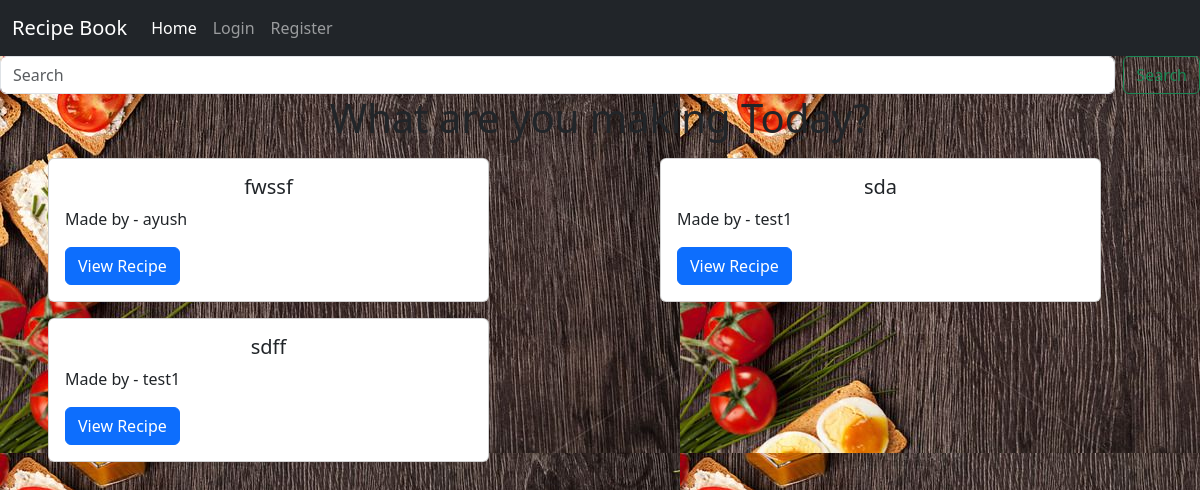
Before: / with the older database file.
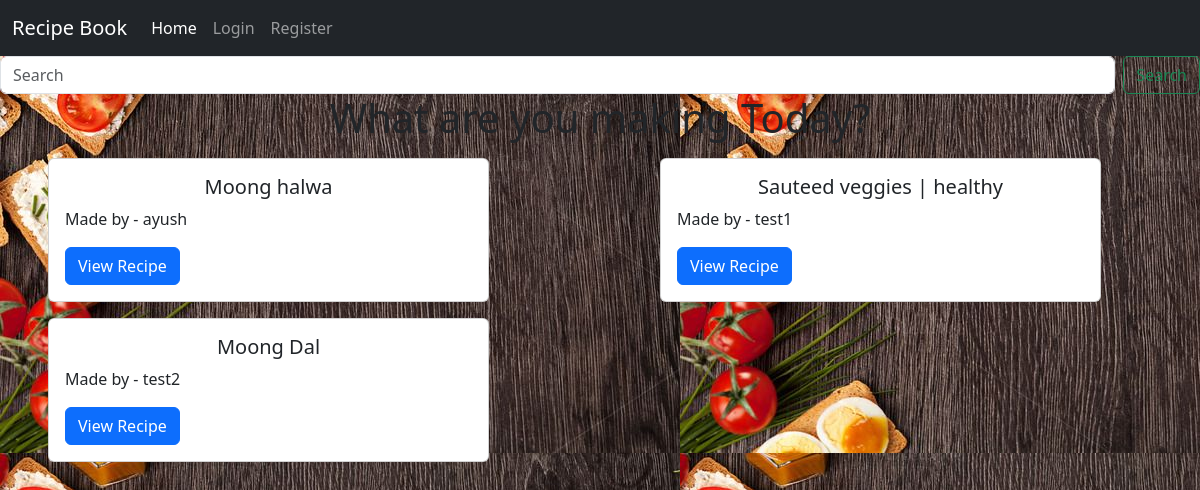
After: the same page with the newer database file.
### recipes/models.py (models this page shows)
class Recipe(models.Model):
    name = models.CharField(max_length=250)
    description = models.TextField()
    user=models.ForeignKey(User,on_delete=models.CASCADE)

### recipes/views.py (the view)
# urls.py: 2. Add a URL to urlpatterns:  path('', views.home, name='home')
def home(request):
    receipe_list=Recipe.objects.order_by("-id")
    if request.GET.get('search'):
        receipe_list=receipe_list.filter(name__icontains= request.GET.get('search'))
    context={'recipe':receipe_list}
    return render(request,'home.html',context)

### recipes/templates/home.html (shortened to what this page needs)
<!DOCTYPE html>
<html lang="en">
<head>
  <link href="https://cdn.jsdelivr.net/npm/bootstrap@5.3.2/dist/css/bootstrap.min.css" rel="stylesheet"
>
</head>
<body >
  <nav class="navbar navbar-expand-lg navbar-dark bg-dark">
    <div class="container-fluid">
      <a class="navbar-brand" href="#">Recipe Book</a>
      <div class="collapse navbar-collapse" id="navbarSupportedContent">
        <ul class="navbar-nav me-auto mb-2 mb-lg-0">
          <li class="nav-item">
            <a class="nav-link active" aria-current="page" href="/">Home</a>
          </li>
          {% if user.is_authenticated %}
          <li class="nav-item">
            <a class="nav-link" href="Recipe/">New Recipe</a>
          </li>
          <li class="nav-item">
            <a class="nav-link" href="myRecipe/">My Recipes</a>
          </li>
          <li class="nav-item">
            <a class="nav-link" href="{% url 'logout' %}">Logout</a>
          </li>
          {% else %}
          <li class="nav-item">
            <a class="nav-link" href="{% url 'login' %}">Login</a>
          </li>
          <li class="nav-item">
            <a class="nav-link" href="{% url 'register' %}">Register</a>
          </li>
          {% endif %}
        </ul>
      </div>
    </div>
  </nav>
  <form class="d-flex" role="search">
    <input class="form-control me-2" name="search" type="search" placeholder="Search" aria-label="Search">
    <button class="btn btn-outline-success" type="submit">Search</button>
  </form>
  <h1 style="text-align: center;">What are you making Today?</h1>
  <div class="row">
    {% for r in recipe%}
    <div class="col-sm-6 ">
      <div class="card my-2 ms-5" style="width: 75%;">
        <div class="card-body">
          <h5 class="card-title" style="text-align: center;">{{r.name}}</h5>
          <p class="card-text">Made by - {{r.user}}</p>
          <a href="recipe_detail/{{r.id}}" class="btn btn-primary">View Recipe</a>
        </div>
      </div>
    </div>
    {% endfor %}
  </div>
</body>
</html>

### recipes/templates/home.html (style rules this page uses)
body { background-image: url('./bg.jpg'); overflow: hidden; }

Changed rows visible on the page:
removed Recipe: name "fwssf", user "ayush"
removed Recipe: name "sda", user "test1"
removed Recipe: name "sdff", user "test1"
added Recipe: name "Moong halwa", user "ayush"
added Recipe: name "Sauteed veggies | healthy", user "test1"
added Recipe: name "Moong Dal", user "test2"
